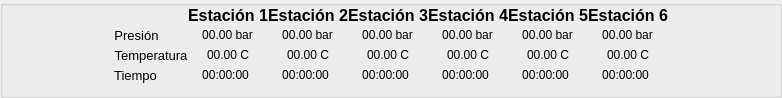
     <widget class="QGroupBox" name="gbInfoSensores">
      <property name="enabled">
       <bool>true</bool>
      </property>
      <property name="sizePolicy">
       <sizepolicy hsizetype="Preferred" vsizetype="Fixed">
        <horstretch>0</horstretch>
        <verstretch>0</verstretch>
       </sizepolicy>
      </property>
      <property name="minimumSize">
       <size>
        <width>0</width>
        <height>85</height>
       </size>
      </property>
      <property name="maximumSize">
       <size>
        <width>16777215</width>
        <height>85</height>
       </size>
      </property>
      <property name="cursor">
       <cursorShape>ArrowCursor</cursorShape>
      </property>
      <property name="contextMenuPolicy">
       <enum>Qt::NoContextMenu</enum>
      </property>
      <property name="layoutDirection">
       <enum>Qt::LeftToRight</enum>
      </property>
      <property name="autoFillBackground">
       <bool>false</bool>
      </property>
      <property name="styleSheet">
       <string notr="true">#gbInfoSensores {
	border: 0px;
}</string>
      </property>
      <property name="alignment">
       <set>Qt::AlignBottom|Qt::AlignHCenter</set>
      </property>
      <property name="flat">
       <bool>true</bool>
      </property>
      <property name="checkable">
       <bool>false</bool>
      </property>
      <layout class="QGridLayout" name="glEstacionesInfo">
       <property name="sizeConstraint">
        <enum>QLayout::SetMinimumSize</enum>
       </property>
       <property name="topMargin">
        <number>0</number>
       </property>
       <property name="bottomMargin">
        <number>10</number>
       </property>
       <property name="spacing">
        <number>0</number>
       </property>
       <item row="3" column="4">
        <widget class="QLabel" name="lblTime_2">
         <property name="sizePolicy">
          <sizepolicy hsizetype="Preferred" vsizetype="Preferred">
           <horstretch>0</horstretch>
           <verstretch>0</verstretch>
          </sizepolicy>
         </property>
         <property name="minimumSize">
          <size>
           <width>0</width>
           <height>0</height>
          </size>
         </property>
         <property name="maximumSize">
          <size>
           <width>75</width>
           <height>5000</height>
          </size>
         </property>
         <property name="text">
          <string>00:00:00</string>
         </property>
         <property name="textFormat">
          <enum>Qt::AutoText</enum>
         </property>
         <property name="alignment">
          <set>Qt::AlignCenter</set>
         </property>
        </widget>
       </item>
       <item row="1" column="7" alignment="Qt::AlignHCenter">
        <widget class="QLabel" name="lblPress_5">
         <property name="sizePolicy">
          <sizepolicy hsizetype="Fixed" vsizetype="Preferred">
           <horstretch>0</horstretch>
           <verstretch>0</verstretch>
          </sizepolicy>
         </property>
         <property name="maximumSize">
          <size>
           <width>75</width>
           <height>16777215</height>
          </size>
         </property>
         <property name="text">
          <string>00.00 bar</string>
         </property>
         <property name="textFormat">
          <enum>Qt::AutoText</enum>
         </property>
         <property name="alignment">
          <set>Qt::AlignCenter</set>
         </property>
        </widget>
       </item>
       <item row="3" column="8">
        <widget class="QLabel" name="lblTime_6">
         <property name="sizePolicy">
          <sizepolicy hsizetype="Preferred" vsizetype="Preferred">
           <horstretch>0</horstretch>
           <verstretch>0</verstretch>
          </sizepolicy>
         </property>
         <property name="minimumSize">
          <size>
           <width>0</width>
           <height>0</height>
          </size>
         </property>
         <property name="maximumSize">
          <size>
           <width>75</width>
           <height>5000</height>
          </size>
         </property>
         <property name="text">
          <string>00:00:00</string>
         </property>
         <property name="textFormat">
          <enum>Qt::AutoText</enum>
         </property>
         <property name="alignment">
          <set>Qt::AlignCenter</set>
         </property>
        </widget>
       </item>
       <item row="3" column="3">
        <widget class="QLabel" name="lblTime_1">
         <property name="sizePolicy">
          <sizepolicy hsizetype="Preferred" vsizetype="Preferred">
           <horstretch>0</horstretch>
           <verstretch>0</verstretch>
          </sizepolicy>
         </property>
         <property name="minimumSize">
          <size>
           <width>0</width>
           <height>0</height>
          </size>
         </property>
         <property name="maximumSize">
          <size>
           <width>75</width>
           <height>5000</height>
          </size>
         </property>
         <property name="text">
          <string>00:00:00</string>
         </property>
         <property name="textFormat">
          <enum>Qt::AutoText</enum>
         </property>
         <property name="alignment">
          <set>Qt::AlignCenter</set>
         </property>
        </widget>
       </item>
       <item row="3" column="6">
        <widget class="QLabel" name="lblTime_4">
         <property name="sizePolicy">
          <sizepolicy hsizetype="Preferred" vsizetype="Preferred">
           <horstretch>0</horstretch>
           <verstretch>0</verstretch>
          </sizepolicy>
         </property>
         <property name="minimumSize">
          <size>
           <width>0</width>
           <height>0</height>
          </size>
         </property>
         <property name="maximumSize">
          <size>
           <width>75</width>
           <height>5000</height>
          </size>
         </property>
         <property name="text">
          <string>00:00:00</string>
         </property>
         <property name="textFormat">
          <enum>Qt::AutoText</enum>
         </property>
         <property name="alignment">
          <set>Qt::AlignCenter</set>
         </property>
        </widget>
       </item>
       <item row="2" column="7" alignment="Qt::AlignHCenter">
        <widget class="QLabel" name="lblTemp_5">
         <property name="sizePolicy">
          <sizepolicy hsizetype="Fixed" vsizetype="Preferred">
           <horstretch>0</horstretch>
           <verstretch>0</verstretch>
          </sizepolicy>
         </property>
         <property name="maximumSize">
          <size>
           <width>75</width>
           <height>16777215</height>
          </size>
         </property>
         <property name="text">
          <string>00.00 C</string>
         </property>
         <property name="textFormat">
          <enum>Qt::AutoText</enum>
         </property>
         <property name="alignment">
          <set>Qt::AlignCenter</set>
         </property>
        </widget>
       </item>
       <item row="1" column="4" alignment="Qt::AlignHCenter">
        <widget class="QLabel" name="lblPress_2">
         <property name="sizePolicy">
          <sizepolicy hsizetype="Fixed" vsizetype="Preferred">
           <horstretch>0</horstretch>
           <verstretch>0</verstretch>
          </sizepolicy>
         </property>
         <property name="maximumSize">
          <size>
           <width>75</width>
           <height>16777215</height>
          </size>
         </property>
         <property name="text">
          <string>00.00 bar</string>
         </property>
         <property name="textFormat">
          <enum>Qt::AutoText</enum>
         </property>
         <property name="alignment">
          <set>Qt::AlignCenter</set>
         </property>
        </widget>
       </item>
       <item row="1" column="5" alignment="Qt::AlignHCenter">
        <widget class="QLabel" name="lblPress_3">
         <property name="sizePolicy">
          <sizepolicy hsizetype="Fixed" vsizetype="Preferred">
           <horstretch>0</horstretch>
           <verstretch>0</verstretch>
          </sizepolicy>
         </property>
         <property name="maximumSize">
          <size>
           <width>75</width>
           <height>16777215</height>
          </size>
         </property>
         <property name="text">
          <string>00.00 bar</string>
         </property>
         <property name="textFormat">
          <enum>Qt::AutoText</enum>
         </property>
         <property name="alignment">
          <set>Qt::AlignCenter</set>
         </property>
        </widget>
       </item>
       <item row="0" column="4" alignment="Qt::AlignHCenter">
        <widget class="QLabel" name="lblEst_2">
         <property name="sizePolicy">
          <sizepolicy hsizetype="Fixed" vsizetype="Preferred">
           <horstretch>0</horstretch>
           <verstretch>0</verstretch>
          </sizepolicy>
         </property>
         <property name="font">
          <font>
           <pointsize>12</pointsize>
           <bold>true</bold>
          </font>
         </property>
         <property name="text">
          <string>Estación 2</string>
         </property>
         <property name="textFormat">
          <enum>Qt::AutoText</enum>
         </property>
         <property name="alignment">
          <set>Qt::AlignCenter</set>
         </property>
        </widget>
       </item>
       <item row="2" column="6" alignment="Qt::AlignHCenter">
        <widget class="QLabel" name="lblTemp_4">
         <property name="sizePolicy">
          <sizepolicy hsizetype="Fixed" vsizetype="Preferred">
           <horstretch>0</horstretch>
           <verstretch>0</verstretch>
          </sizepolicy>
         </property>
         <property name="maximumSize">
          <size>
           <width>75</width>
           <height>16777215</height>
          </size>
         </property>
         <property name="text">
          <string>00.00 C</string>
         </property>
         <property name="textFormat">
          <enum>Qt::AutoText</enum>
         </property>
         <property name="alignment">
          <set>Qt::AlignCenter</set>
         </property>
        </widget>
       </item>
       <item row="1" column="8" alignment="Qt::AlignHCenter">
        <widget class="QLabel" name="lblPress_6">
         <property name="sizePolicy">
          <sizepolicy hsizetype="Fixed" vsizetype="Preferred">
           <horstretch>0</horstretch>
           <verstretch>0</verstretch>
          </sizepolicy>
         </property>
         <property name="maximumSize">
          <size>
           <width>75</width>
           <height>16777215</height>
          </size>
         </property>
         <property name="text">
          <string>00.00 bar</string>
         </property>
         <property name="textFormat">
          <enum>Qt::AutoText</enum>
         </property>
         <property name="alignment">
          <set>Qt::AlignCenter</set>
         </property>
        </widget>
       </item>
       <item row="2" column="5" alignment="Qt::AlignHCenter">
        <widget class="QLabel" name="lblTemp_3">
         <property name="sizePolicy">
          <sizepolicy hsizetype="Fixed" vsizetype="Preferred">
           <horstretch>0</horstretch>
           <verstretch>0</verstretch>
          </sizepolicy>
         </property>
         <property name="maximumSize">
          <size>
           <width>75</width>
           <height>16777215</height>
          </size>
         </property>
         <property name="text">
          <string>00.00 C</string>
         </property>
         <property name="textFormat">
          <enum>Qt::AutoText</enum>
         </property>
         <property name="alignment">
          <set>Qt::AlignCenter</set>
         </property>
        </widget>
       </item>
       <item row="0" column="3" alignment="Qt::AlignHCenter">
        <widget class="QLabel" name="lblEst_1">
         <property name="sizePolicy">
          <sizepolicy hsizetype="Fixed" vsizetype="Preferred">
           <horstretch>0</horstretch>
           <verstretch>0</verstretch>
          </sizepolicy>
         </property>
         <property name="font">
          <font>
           <pointsize>12</pointsize>
           <bold>true</bold>
          </font>
         </property>
         <property name="text">
          <string>Estación 1</string>
         </property>
         <property name="textFormat">
          <enum>Qt::AutoText</enum>
         </property>
         <property name="alignment">
          <set>Qt::AlignCenter</set>
         </property>
        </widget>
       </item>
       <item row="0" column="7" alignment="Qt::AlignHCenter">
        <widget class="QLabel" name="lblEst_5">
         <property name="sizePolicy">
          <sizepolicy hsizetype="Fixed" vsizetype="Preferred">
           <horstretch>0</horstretch>
           <verstretch>0</verstretch>
          </sizepolicy>
         </property>
         <property name="font">
          <font>
           <pointsize>12</pointsize>
           <bold>true</bold>
          </font>
         </property>
         <property name="text">
          <string>Estación 5</string>
         </property>
         <property name="textFormat">
          <enum>Qt::AutoText</enum>
         </property>
         <property name="alignment">
          <set>Qt::AlignCenter</set>
         </property>
        </widget>
       </item>
       <item row="2" column="2" alignment="Qt::AlignHCenter">
        <widget class="QLabel" name="lblTemp">
         <property name="sizePolicy">
          <sizepolicy hsizetype="Fixed" vsizetype="Fixed">
           <horstretch>0</horstretch>
           <verstretch>0</verstretch>
          </sizepolicy>
         </property>
         <property name="minimumSize">
          <size>
           <width>0</width>
           <height>20</height>
          </size>
         </property>
         <property name="font">
          <font>
           <pointsize>10</pointsize>
          </font>
         </property>
         <property name="text">
          <string>Temperatura</string>
         </property>
         <property name="textFormat">
          <enum>Qt::AutoText</enum>
         </property>
         <property name="alignment">
          <set>Qt::AlignCenter</set>
         </property>
        </widget>
       </item>
       <item row="2" column="3" alignment="Qt::AlignHCenter">
        <widget class="QLabel" name="lblTemp_1">
         <property name="sizePolicy">
          <sizepolicy hsizetype="Fixed" vsizetype="Preferred">
           <horstretch>0</horstretch>
           <verstretch>0</verstretch>
          </sizepolicy>
         </property>
         <property name="maximumSize">
          <size>
           <width>75</width>
           <height>16777215</height>
          </size>
         </property>
         <property name="text">
          <string>00.00 C</string>
         </property>
         <property name="textFormat">
          <enum>Qt::AutoText</enum>
         </property>
         <property name="alignment">
          <set>Qt::AlignCenter</set>
         </property>
        </widget>
       </item>
       <item row="3" column="5">
        <widget class="QLabel" name="lblTime_3">
         <property name="sizePolicy">
          <sizepolicy hsizetype="Preferred" vsizetype="Preferred">
           <horstretch>0</horstretch>
           <verstretch>0</verstretch>
          </sizepolicy>
         </property>
         <property name="minimumSize">
          <size>
           <width>0</width>
           <height>0</height>
          </size>
         </property>
         <property name="maximumSize">
          <size>
           <width>75</width>
           <height>5000</height>
          </size>
         </property>
         <property name="text">
          <string>00:00:00</string>
         </property>
         <property name="textFormat">
          <enum>Qt::AutoText</enum>
         </property>
         <property name="alignment">
          <set>Qt::AlignCenter</set>
         </property>
        </widget>
       </item>
       <item row="0" column="8" alignment="Qt::AlignHCenter">
        <widget class="QLabel" name="lblEst_6">
         <property name="sizePolicy">
          <sizepolicy hsizetype="Fixed" vsizetype="Preferred">
           <horstretch>0</horstretch>
           <verstretch>0</verstretch>
          </sizepolicy>
         </property>
         <property name="font">
          <font>
           <pointsize>12</pointsize>
           <bold>true</bold>
          </font>
         </property>
         <property name="text">
          <string>Estación 6</string>
         </property>
         <property name="textFormat">
          <enum>Qt::AutoText</enum>
         </property>
         <property name="alignment">
          <set>Qt::AlignCenter</set>
         </property>
        </widget>
       </item>
       <item row="0" column="6" alignment="Qt::AlignHCenter">
        <widget class="QLabel" name="lblEst_4">
         <property name="sizePolicy">
          <sizepolicy hsizetype="Fixed" vsizetype="Preferred">
           <horstretch>0</horstretch>
           <verstretch>0</verstretch>
          </sizepolicy>
         </property>
         <property name="font">
          <font>
           <pointsize>12</pointsize>
           <bold>true</bold>
          </font>
         </property>
         <property name="text">
          <string>Estación 4</string>
         </property>
         <property name="textFormat">
          <enum>Qt::AutoText</enum>
         </property>
         <property name="alignment">
          <set>Qt::AlignCenter</set>
         </property>
        </widget>
       </item>
       <item row="2" column="8" alignment="Qt::AlignHCenter">
        <widget class="QLabel" name="lblTemp_6">
         <property name="sizePolicy">
          <sizepolicy hsizetype="Fixed" vsizetype="Preferred">
           <horstretch>0</horstretch>
           <verstretch>0</verstretch>
          </sizepolicy>
         </property>
         <property name="maximumSize">
          <size>
           <width>75</width>
           <height>16777215</height>
          </size>
         </property>
         <property name="text">
          <string>00.00 C</string>
         </property>
         <property name="textFormat">
          <enum>Qt::AutoText</enum>
         </property>
         <property name="alignment">
          <set>Qt::AlignCenter</set>
         </property>
        </widget>
       </item>
       <item row="0" column="5" alignment="Qt::AlignHCenter">
        <widget class="QLabel" name="lblEst_3">
         <property name="font">
          <font>
           <pointsize>12</pointsize>
           <bold>true</bold>
          </font>
         </property>
         <property name="text">
          <string>Estación 3</string>
         </property>
         <property name="textFormat">
          <enum>Qt::AutoText</enum>
         </property>
         <property name="alignment">
          <set>Qt::AlignCenter</set>
         </property>
        </widget>
       </item>
       <item row="1" column="3" alignment="Qt::AlignHCenter">
        <widget class="QLabel" name="lblPress_1">
         <property name="sizePolicy">
          <sizepolicy hsizetype="Fixed" vsizetype="Preferred">
           <horstretch>0</horstretch>
           <verstretch>0</verstretch>
          </sizepolicy>
         </property>
         <property name="maximumSize">
          <size>
           <width>75</width>
           <height>16777215</height>
          </size>
         </property>
         <property name="text">
          <string>00.00 bar</string>
         </property>
         <property name="textFormat">
          <enum>Qt::AutoText</enum>
         </property>
         <property name="alignment">
          <set>Qt::AlignCenter</set>
         </property>
        </widget>
       </item>
       <item row="1" column="2">
        <widget class="QLabel" name="lblPress">
         <property name="sizePolicy">
          <sizepolicy hsizetype="Fixed" vsizetype="Fixed">
           <horstretch>0</horstretch>
           <verstretch>0</verstretch>
          </sizepolicy>
         </property>
         <property name="minimumSize">
          <size>
           <width>0</width>
           <height>20</height>
          </size>
         </property>
         <property name="font">
          <font>
           <pointsize>10</pointsize>
          </font>
         </property>
         <property name="styleSheet">
          <string notr="true"/>
         </property>
         <property name="text">
          <string>Presión</string>
         </property>
         <property name="textFormat">
          <enum>Qt::AutoText</enum>
         </property>
         <property name="alignment">
          <set>Qt::AlignCenter</set>
         </property>
        </widget>
       </item>
       <item row="3" column="2">
        <widget class="QLabel" name="lblTime">
         <property name="sizePolicy">
          <sizepolicy hsizetype="Fixed" vsizetype="Fixed">
           <horstretch>0</horstretch>
           <verstretch>0</verstretch>
          </sizepolicy>
         </property>
         <property name="minimumSize">
          <size>
           <width>0</width>
           <height>20</height>
          </size>
         </property>
         <property name="font">
          <font>
           <pointsize>10</pointsize>
          </font>
         </property>
         <property name="text">
          <string>Tiempo</string>
         </property>
         <property name="textFormat">
          <enum>Qt::AutoText</enum>
         </property>
         <property name="alignment">
          <set>Qt::AlignCenter</set>
         </property>
        </widget>
       </item>
       <item row="2" column="4" alignment="Qt::AlignHCenter">
        <widget class="QLabel" name="lblTemp_2">
         <property name="sizePolicy">
          <sizepolicy hsizetype="Fixed" vsizetype="Preferred">
           <horstretch>0</horstretch>
           <verstretch>0</verstretch>
          </sizepolicy>
         </property>
         <property name="maximumSize">
          <size>
           <width>75</width>
           <height>16777215</height>
          </size>
         </property>
         <property name="text">
          <string>00.00 C</string>
         </property>
         <property name="textFormat">
          <enum>Qt::AutoText</enum>
         </property>
         <property name="alignment">
          <set>Qt::AlignCenter</set>
         </property>
        </widget>
       </item>
       <item row="1" column="6" alignment="Qt::AlignHCenter">
        <widget class="QLabel" name="lblPress_4">
         <property name="sizePolicy">
          <sizepolicy hsizetype="Fixed" vsizetype="Preferred">
           <horstretch>0</horstretch>
           <verstretch>0</verstretch>
          </sizepolicy>
         </property>
         <property name="maximumSize">
          <size>
           <width>75</width>
           <height>16777215</height>
          </size>
         </property>
         <property name="text">
          <string>00.00 bar</string>
         </property>
         <property name="textFormat">
          <enum>Qt::AutoText</enum>
         </property>
         <property name="alignment">
          <set>Qt::AlignCenter</set>
         </property>
        </widget>
       </item>
       <item row="3" column="7">
        <widget class="QLabel" name="lblTime_5">
         <property name="sizePolicy">
          <sizepolicy hsizetype="Preferred" vsizetype="Preferred">
           <horstretch>0</horstretch>
           <verstretch>0</verstretch>
          </sizepolicy>
         </property>
         <property name="minimumSize">
          <size>
           <width>0</width>
           <height>0</height>
          </size>
         </property>
         <property name="maximumSize">
          <size>
           <width>75</width>
           <height>5000</height>
          </size>
         </property>
         <property name="text">
          <string>00:00:00</string>
         </property>
         <property name="textFormat">
          <enum>Qt::AutoText</enum>
         </property>
         <property name="alignment">
          <set>Qt::AlignCenter</set>
         </property>
        </widget>
       </item>
       <item row="1" column="9" rowspan="3">
        <spacer name="horizontalSpacer_2">
         <property name="orientation">
          <enum>Qt::Horizontal</enum>
         </property>
         <property name="sizeType">
          <enum>QSizePolicy::Fixed</enum>
         </property>
         <property name="sizeHint" stdset="0">
          <size>
           <width>100</width>
           <height>20</height>
          </size>
         </property>
        </spacer>
       </item>
       <item row="1" column="0" rowspan="3">
        <spacer name="horizontalSpacer_3">
         <property name="orientation">
          <enum>Qt::Horizontal</enum>
         </property>
         <property name="sizeType">
          <enum>QSizePolicy::Fixed</enum>
         </property>
         <property name="sizeHint" stdset="0">
          <size>
           <width>100</width>
           <height>20</height>
          </size>
         </property>
        </spacer>
       </item>
      </layout>
     </widget>
